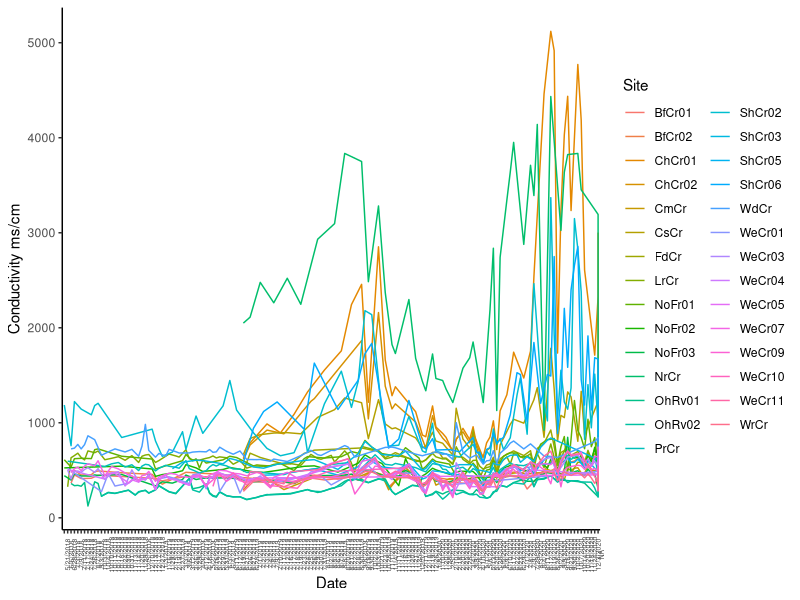
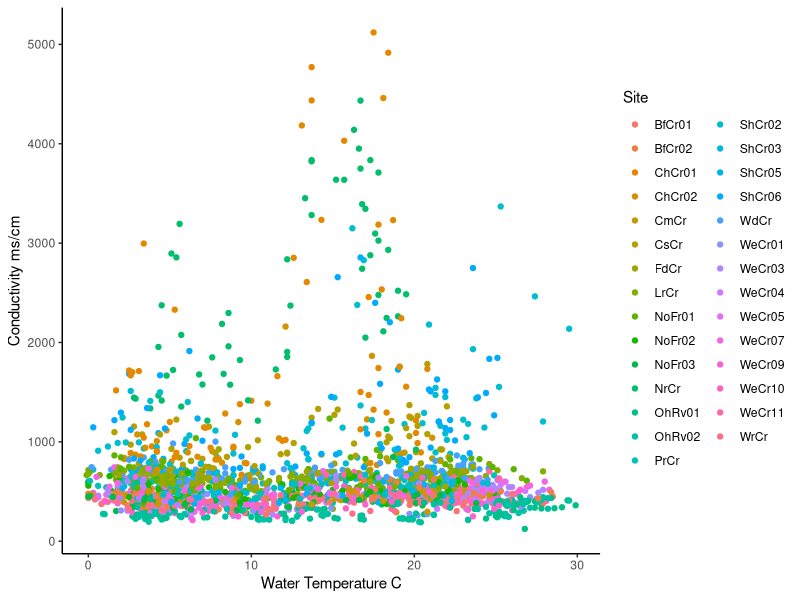
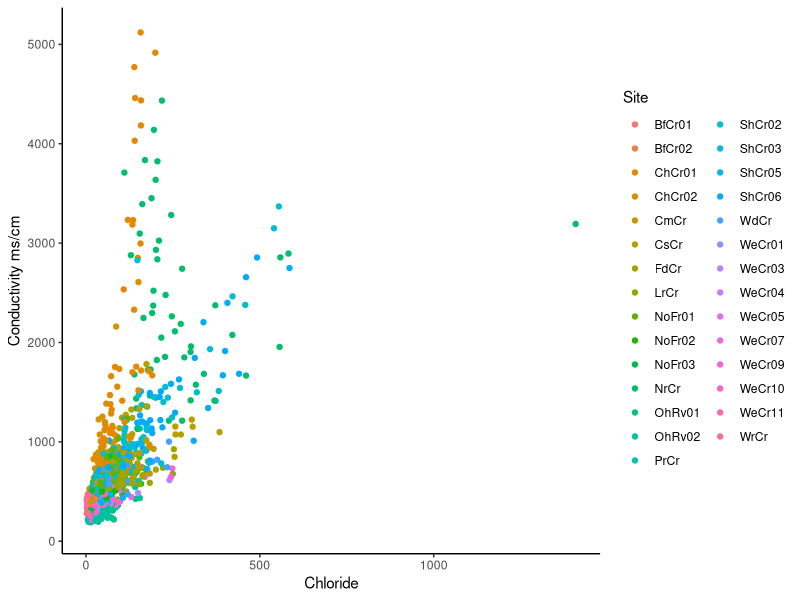
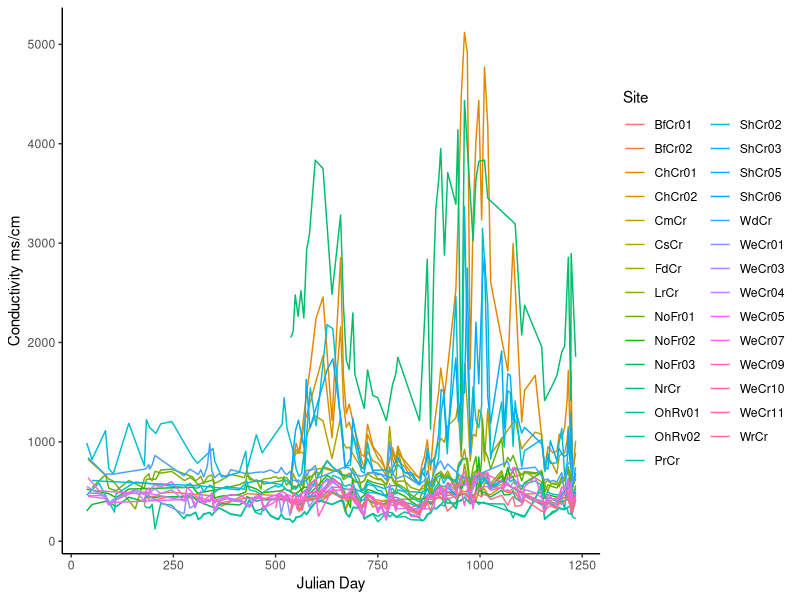
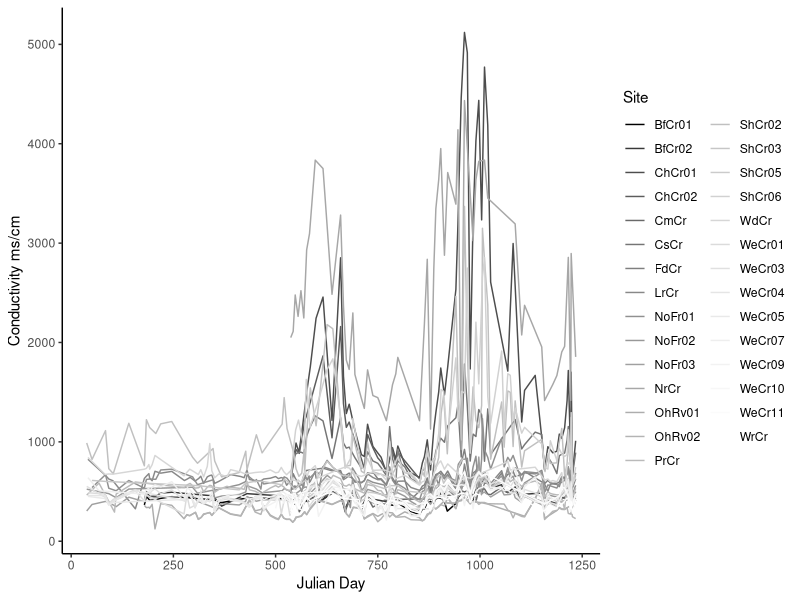
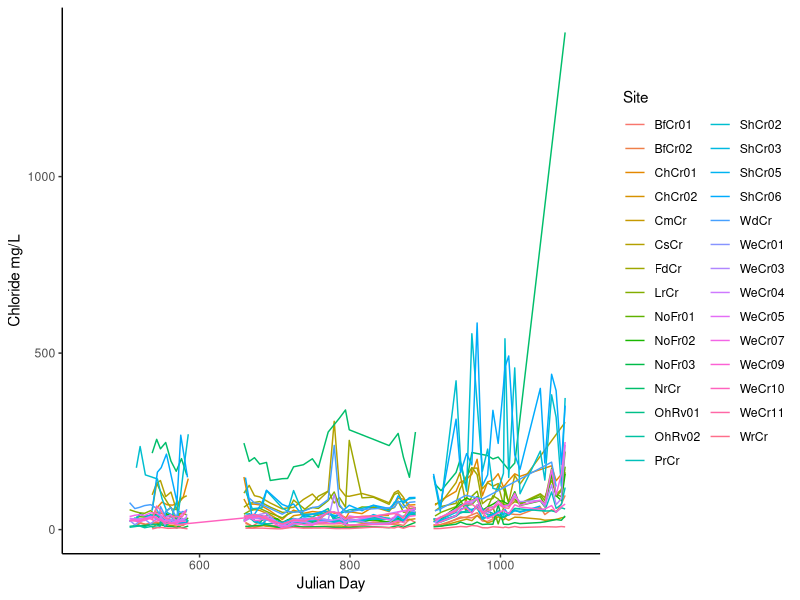
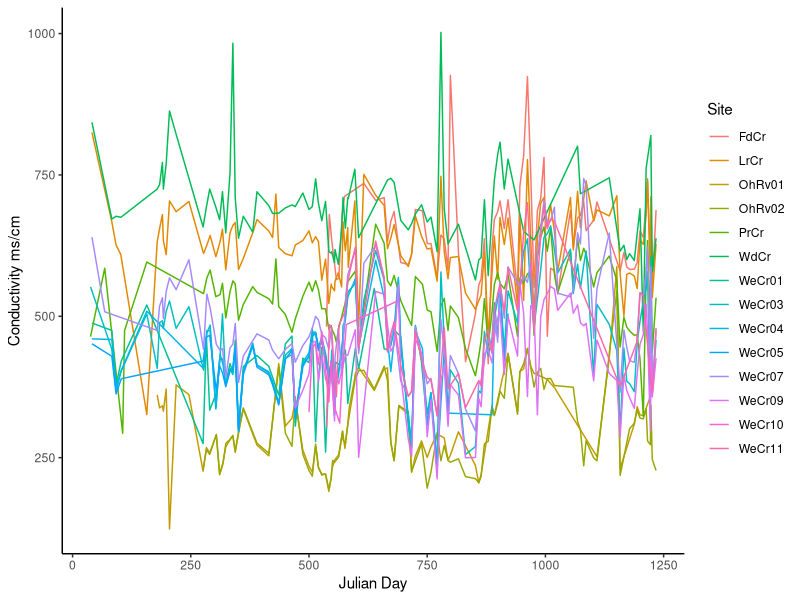
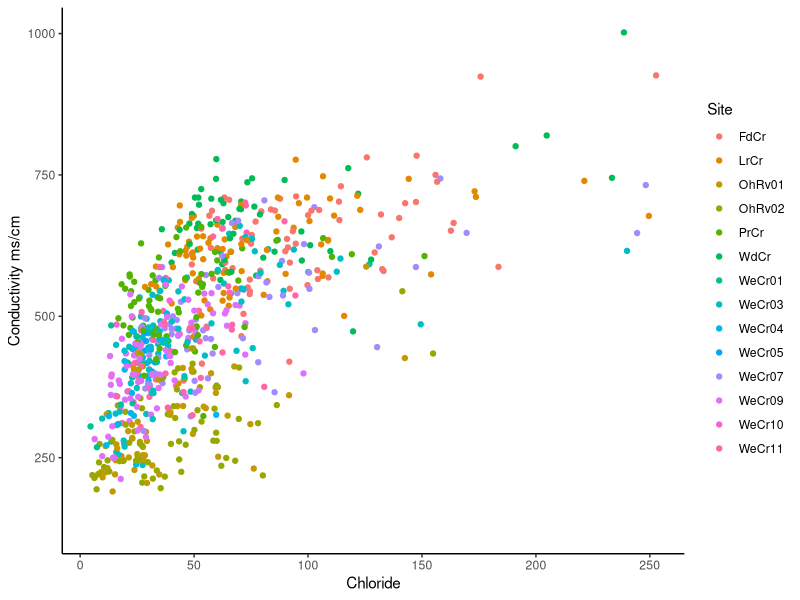

The R source for these figures, in order:
## ---- chunk 1
library(ggplot2)
## ---- chunk 2
waterchem2 <- read.csv("Water Chem.csv")
## ---- chunk 3

WeCr <- subset(waterchem2, Site=="WeCr01"|Site== "WeCr03"|Site=="WeCr04"|Site== "WeCr05"|Site=="WeCr07"|Site== "WeCr09"|Site=="WeCr10"|Site== "WeCr11"|Site=="LrCr"|Site== "WdCr"|Site=="PrCr"|Site== "FdCr"|Site=="OhRv01"|Site== "OhRv02")

NfSh <- subset(waterchem2, Site== "NoFr03"|Site=="NoFr02"|Site== "NoFr01"|Site=="WrCr"|Site== "ShCr03"|Site=="ShCr02"|Site== "ShCr05"|Site=="ShCr06")

BfCr <- subset(waterchem2, Site== "BfCr01"|Site=="BfCr02"|Site== "CmCr")

AMDs <- subset(waterchem2, Site== "ChCr01"|Site=="NrCr"|Site== "CsCr"|Site=="ChCr02")
## ---- chunk 4
levels(waterchem2$Date)
waterchem2$Date <- factor(waterchem2$Date, levels = c("2/7/18", "2/10/18", "2/20/18", "3/9/18","3/24/18","3/25/18", "4/2/18", "4/9/18", "4/12/18","4/13/18","4/16/18", "4/20/18", "5/21/2018", "6/6/2018", "6/28/2018", "7/3/2018", "7/9/2018", "7/11/2018", "7/17/2018",  "7/24/2018",  "7/26/2018", "8/7/2018", "9/3/2018", "10/3/2018", "10/4/2018", "10/10/2018", "10/11/2018", "10/17/2018", "10/18/2018", "10/24/2018",
"10/30/2018", "10/31/2018", "11/01/2018", "11/05/2018", "11/07/2018", "11/08/2018", "11/13/2018", "11/14/2018", "11/20/2018", "11/29/2018",  "12/5/2018", "12/10/2018", "12/13/2018", "12/17/2018", "12/27/2018",  "1/3/2019", "1/16/2019", "1/29/2019", "2/15/2019",  "2/19/2019", "2/27/2019", "3/3/2019", "3/6/2019", "3/12/2019", "3/26/2019", "3/29/2019", "4/9/2019",  "4/12/2019", "4/16/2019", "5/2/2019", "5/16/2019", "5/22/2019", "5/29/2019",  "5/31/2019", "6/3/2019", "6/4/2019", "6/11/2019",  "6/12/2019",  "6/19/2019","6/21/2019",  "6/26/2019", "6/27/2019",  "6/28/2019", "7/1/2019",  "7/2/2019", "7/3/2019",  "7/4/2019", "7/8/2019", "7/9/2019", "7/10/2019", "7/11/2019",  "7/12/2019",  "7/16/2019", "7/17/2019",  "7/18/2019",  "7/19/2019",   "7/23/2019",  "7/24/2019",  "7/25/2019",  "7/26/2019",  "7/29/2019",  "7/30/2019",  "7/31/2019", "8/1/2019",   "8/2/2019", "8/5/2019",   "8/6/2019", "8/7/2019",   "8/8/2019", "8/20/2019",  "8/21/2019", "8/22/2019",  "8/28/2019",  "8/30/2019", "9/8/2019", "9/18/2019", "9/30/2019", "10/2/2019", "10/3/2019", "10/21/2019", "10/23/2019", "10/28/2019", "11/1/2019", "11/4/2019", "11/11/2019",  "11/13/2019","11/14/2019", "11/16/2019", "11/19/2019","11/20/2019", "11/21/2019",  "11/25/2019", "12/5/2019","12/11/2019", "12/18/2019", "12/19/2019", "12/26/2019",   
 "1/8/2020", "1/10/2020", "1/20/2020","1/28/2020", "2/5/2020", "2/10/2020", "2/18/2020", "2/20/2020",  "2/25/2020", "2/28/2020", "3/4/2020", "3/9/2020", "3/26/2020", "4/10/2020", "5/1/2020", "5/8/2020", "5/13/2020", "5/20/2020", "5/28/2020", "6/5/2020", "6/9/2020", "6/10/2020", "6/17/2020", "6/22/2020", "6/23/2020", "6/29/2020", "7/1/2020", "7/8/2020", "7/9/2020", "7/29/2020", "8/3/2020", "8/4/2020", "8/11/2020", "8/12/2020", "8/19/2020", "8/26/2020", "9/2/2020", "9/9/2020", "9/16/2020", "9/23/2020", "9/30/2020", "10/2/2020", "10/7/2020", "10/14/2020", "10/20/2020", "11/18/2020", "11/24/2020", "12/3/2020"))

ggplot(waterchem2,aes(x = Date ,y = Conductivity, colour = Site, group = Site)) + 
  geom_line() +
  theme_classic() +
  theme(axis.text.x = element_text(angle = 90)) +
  theme(axis.text.x = element_text(size=5)) +
  labs(y = "Conductivity ms/cm", x = "Date")

ggplot(waterchem2,aes(x = Water.Temp ,y = Conductivity, colour = Site, group = Site)) + 
  geom_point() +
  theme_classic() +
  labs(y = "Conductivity ms/cm", x = "Water Temperature C")

ggplot(waterchem2,aes(x = Chloride ,y = Conductivity, colour = Site, group = Site)) + 
  geom_point() +
  theme_classic() +
  labs(y = "Conductivity ms/cm", x = "Chloride")

## ---- chunk 5

ggplot(waterchem2,aes(x = Julian.Day ,y = Conductivity, colour = Site, group = Site)) + 
  geom_line() +
  theme_classic() +
  labs(y = "Conductivity ms/cm", x = "Julian Day")

ggplot(waterchem2,aes(x = Julian.Day ,y = Conductivity, colour = Site, group = Site)) + 
  geom_line() +
  theme_classic() +
  scale_colour_grey(start = 0, end = 1) +
  labs(y = "Conductivity ms/cm", x = "Julian Day")

ggplot(waterchem2,aes(x = Julian.Day ,y = Chloride, colour = Site, group = Site)) + 
  geom_line() +
  theme_classic() +
  xlim(450,1100) +
  labs(y = "Chloride mg/L", x = "Julian Day")
## ---- chunk 6
ggplot(WeCr,aes(x = Julian.Day ,y = Conductivity, colour = Site, group = Site)) + 
  geom_line() +
  theme_classic() +
  labs(y = "Conductivity ms/cm", x = "Julian Day")

ggplot(WeCr,aes(x = Chloride ,y = Conductivity, colour = Site, group = Site)) + 
  geom_point() +
  theme_classic() +
  labs(y = "Conductivity ms/cm", x = "Chloride")

ggplot(WeCr,aes(x = Julian.Day ,y = Chloride, colour = Site, group = Site)) + 
  geom_line() +
  theme_classic() +
  xlim(450,1100) +
  labs(y = "Chloride mg/L", x = "Julian Day")
## ---- chunk 7
ggplot(NfSh,aes(x = Julian.Day ,y = Conductivity, colour = Site, group = Site)) + 
  geom_line() +
  theme_classic() +
  labs(y = "Conductivity ms/cm", x = "Julian Day")

ggplot(NfSh,aes(x = Chloride ,y = Conductivity, colour = Site, group = Site)) + 
  geom_point() +
  theme_classic() +
  labs(y = "Conductivity ms/cm", x = "Chloride")

ggplot(NfSh,aes(x = Julian.Day ,y = Chloride, colour = Site, group = Site)) + 
  geom_line() +
  theme_classic() +
  xlim(450,1100) +
  labs(y = "Chloride mg/L", x = "Julian Day")
## ---- chunk 8
ggplot(BfCr,aes(x = Julian.Day ,y = Conductivity, colour = Site, group = Site)) + 
  geom_line() +
  theme_classic() +
  labs(y = "Conductivity ms/cm", x = "Julian Day")

ggplot(BfCr,aes(x = Chloride ,y = Conductivity, colour = Site, group = Site)) + 
  geom_point() +
  theme_classic() +
  labs(y = "Conductivity ms/cm", x = "Chloride")

ggplot(BfCr,aes(x = Julian.Day ,y = Chloride, colour = Site, group = Site)) + 
  geom_line() +
  theme_classic() +
  xlim(450,1100) +
  labs(y = "Chloride mg/L", x = "Julian Day")
## ---- chunk 9
ggplot(AMDs,aes(x = Julian.Day ,y = Conductivity, colour = Site, group = Site)) + 
  geom_line() +
  theme_classic() +
  labs(y = "Conductivity ms/cm", x = "Julian Day")

ggplot(AMDs,aes(x = Chloride ,y = Conductivity, colour = Site, group = Site)) + 
  geom_point() +
  theme_classic() +
  labs(y = "Conductivity ms/cm", x = "Chloride")

ggplot(AMDs,aes(x = Julian.Day ,y = Chloride, colour = Site, group = Site)) + 
  geom_line() +
  theme_classic() +
  xlim(450,1100) +
  labs(y = "Chloride mg/L", x = "Julian Day")
## ---- chunk 10
#Conductivity
spc19 <-c(399.7363636, 421.6 ,1358.454545 ,378.7833333 ,958.8181818
         ,631.725 ,600.8315789 ,628.2538462 ,531.34 ,423.4416667 ,2706.181818
         ,282.3666667 ,293.0736842 ,502.0769231 ,1128.615385
         ,605.42 ,504.4857143 ,1193.111111 ,664.6111111 ,462.5578947 ,437.9692308
         ,482.24 ,388.5 ,463.68 ,396.725)
spc20 <-c(421.6571429 ,506.1384615 ,2860.75 ,473.625
           ,1124.3125 ,685.3625 ,631.20625 ,702.21875 ,559.125
           ,464.3125 ,3356.692308 ,388.2833333 ,381.85 ,565.54375
           ,1412.5625 ,670.95 ,550.3533333 ,1496.0625 ,725.375
           ,544 ,460.14 ,562.06 ,472.30625 ,572.6928571 ,448.54)

t.test(spc19, spc20, alternative = "two.sided", var.equal = TRUE)

#Chloride
CL19 <-c(17.28333333 ,18.23 ,77.67875 ,11.812 ,101.3475 ,82.94714286
         ,43.37266667 ,31.503 ,36.315 ,9.618888889 ,207.86125 ,18.11285714 ,16.03071429
         ,28.39454545 ,125.146 ,34.34375 ,23.952 ,157.0814286 ,54.65 ,28.85933333
         ,29.87727273 ,40.82916667 ,26.05 ,42.23875 ,4.08)

CL20 <-c(26.83363636 ,34.674 ,124.0061538 ,26.783 ,118.5830769
         ,99.03461538 ,70.35076923 ,54.09461538 ,67.78769231
         ,19.75846154 ,183.099 ,44.252 ,44.18846154 ,42.12307692
         ,208.6246154 ,52.71142857 ,45.38307692 ,233.9761538
         ,75.108 ,58.66846154 ,39.07666667 ,62.6775
         ,43.85692308 ,57.11727273 ,7.076666667)

t.test(CL19, CL20, alternative = "two.sided", var.equal = TRUE)
## ---- chunk 11

WeCr19 <-c(462.5578947 ,437.9692308 ,482.24 ,388.5 ,463.68)

WeCr20 <-c(544 ,460.14 ,562.06 ,472.30625 ,572.6928571)

t.test(WeCr19, WeCr20, alternative = "two.sided", var.equal = TRUE)

## ---- chunk 12
Tribs19 <-c(631.725 ,600.8315789, 502.0769231, 664.6111111)

Tribs20 <-c(685.3625, 631.20625, 565.54375, 725.375)

t.test(Tribs19, Tribs20, alternative = "two.sided", var.equal = TRUE)
## ---- chunk 13
ohio19 <-c(282.3666667, 293.0736842)

ohio20 <-c(388.2833333, 381.85)

t.test(ohio19, ohio20, alternative = "two.sided", var.equal = TRUE)
## ---- chunk 14
Bf19 <-c(399.7363636, 421.6, 378.7833333)

Bf20 <-c(421.6571429, 506.1384615, 473.625)

t.test(Bf19, Bf20, alternative = "two.sided", var.equal = TRUE)
## ---- chunk 15
Nf19 <-c(628.2538462, 531.34, 423.4416667, 396.725)

Nf20 <-c(702.21875, 559.125, 464.3125, 448.54)

t.test(Nf19, Nf20, alternative = "two.sided", var.equal = TRUE)
## ---- chunk 16
Sh19 <-c(1128.615385, 605.42, 504.4857143, 1193.111111)

Sh20 <-c(1412.5625, 670.95, 550.3533333, 1496.0625)

t.test(Sh19, Sh20, alternative = "two.sided", var.equal = TRUE)
## ---- chunk 17
AMD19 <-c(1358.454545, 958.8181818, 2706.181818)

AMD20 <-c(2860.75, 1124.3125, 3356.692308)

t.test(AMD19, AMD20, alternative = "two.sided", var.equal = TRUE)
## ---- chunk 18
kruskal.test(WeCr19, WeCr20)

kruskal.test(Tribs19, Tribs20)

kruskal.test(ohio19, ohio20)

kruskal.test(Bf19, Bf20)

kruskal.test(Nf19, Nf20)

kruskal.test(Sh19, Sh20)

kruskal.test(AMD19, AMD20)
## ---- chunk 19
wilcox.test(WeCr19, WeCr20)

wilcox.test(Tribs19, Tribs20)

wilcox.test(ohio19, ohio20)

wilcox.test(Bf19, Bf20)

wilcox.test(Nf19, Nf20)

wilcox.test(Sh19, Sh20)

wilcox.test(AMD19, AMD20)
## ---- chunk 20
ChCr01 <- subset(waterchem2, Site=="ChCr01")
ChCr01_2019<- ChCr01[1:11,] # from the ChCr01 data matrix, I selected only summer 19 (June-Sept) data, I just counted the number of rows, then check to make sure it was the right date range
ChCr01_2020<- ChCr01[35:50,]# from the ChCr01 data matrix, I selected only summer 20 (June-Sept) data
## ---- chunk 21
wilcox.test(ChCr01_2019$Conductivity, ChCr01_2020$Conductivity)
## ---- chunk 22
boxplot(ChCr01_2019$Conductivity,ChCr01_2020$Conductivity) # ggPlot probable makes better graphs
